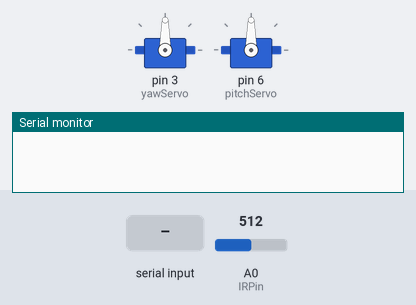
The program below on a simulated Arduino Uno, built with avr-gcc and run on an emulated ATmega328P. Shown: 2 × servo, the last lines printed to the serial monitor. Inputs (shaded band) come from the test bench; at power-on: A0 (IRPin) = 512.

Above: at 1.2 s.
1.3 s: "1" received over Serial
At 1.9 s:
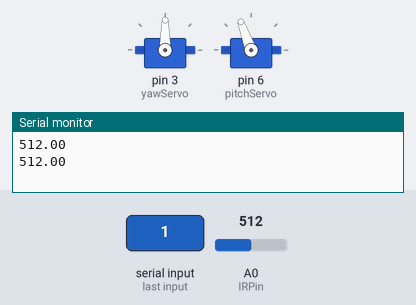
Timing chart, 0 to 4.3 s (numbered marks = the images above; inputs shaded):
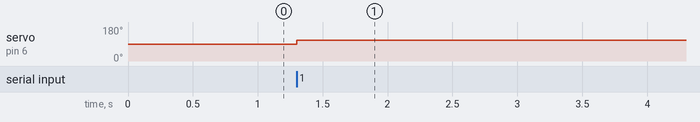

Measured:
- after the input at 1.3 s, servo on pin 6 (pitchServo): 90° → 110° at once

The program:

main.cpp
```cpp
/*
 * DIY 3D Scanner Controller
 * By Sam Daitzman and Dieter Brehm
 */
#include "Arduino.h"
#include "Servo.h"

Servo yawServo;  // create servo object to control a servo
Servo pitchServo;

const int IRPin = 0;
const float alpha = 0.3;
int IRVal = 0;
uint8_t distance;
unsigned long lastTime;

// run time for experiment
unsigned long runTime;

int incomingByte = 0;
int runProgram = 0;

void setup()
{
		pinMode(IRPin, INPUT);
		yawServo.attach(3);
		pitchServo.attach(6);
		Serial.begin(115200);
}

float sensorRead() {
		// get data from the sensor

		// get current IR Reading
		int IRValReading = analogRead(IRPin);

		if (IRValReading == 0) {
				IRValReading = 1;
		}

		float dist = IRValReading;
		return dist;
}

void run_3d() {
		// reset servos
		yawServo.write(0);
		pitchServo.write(0);
		// yaw movement (theta)
		for(int i=0; i <= 180; i+= 1) {
				// write angle to servo
				yawServo.write(i);
				delay(200);
				// pitch movement (phi)
				for(int j=0; j <=  180; j+= 2) {
						// get time for relative time plotting
						runTime = millis();

						// logging
						Serial.print(runTime);
						Serial.print(",");
						Serial.print(sensorRead());
						Serial.print(",");
						Serial.print(i);
						Serial.print(",");
						Serial.println(j);

						//write angle to servo
						pitchServo.write(j);
						delay(60);
				}
				// smoothly move back up, just for the looks!
				for(int j=0; j >=  180; j-= 2) {
						//write angle to servo
						pitchServo.write(j);
						delay(60);
				}
		}
}

void run_2d() {
		// reset servos
		yawServo.write(0);
		pitchServo.write(110);

		// yaw movement
		for (int i = 0; i < 180; i += 1) {
				// write angle to servo
				yawServo.write(i);
				delay(200);

				// get time for relative time plotting
				runTime = millis();

				// logging
				Serial.print(runTime);
				Serial.print(",");
				Serial.print(sensorRead());
				Serial.print(",");
				Serial.print(i);
				Serial.print(",");
				Serial.println(0);
		}
		// send a stop signal to the python program
}

void servo_test(){
    // reset servos
    yawServo.write(0);
		pitchServo.write(0);
		delay(4000);
		yawServo.write(90);
		pitchServo.write(90);
		delay(4000);
		yawServo.write(180);
		pitchServo.write(180);
		delay(4000);
}

void sensor_test() {
		yawServo.write(90);
		pitchServo.write(110);
		Serial.println(sensorRead());
		delay(300);
}

void loop() {
		// check for run signal
		// does it block at Serial.available?
		if (Serial.available() > 0 && runProgram != 1) {
				runProgram = 1;
		}

		// run the program if a run signal was received
		if (runProgram == 1) {
				//run_3d();
				// run_2d();
				//servo_test();
				sensor_test();
		}
}
```
